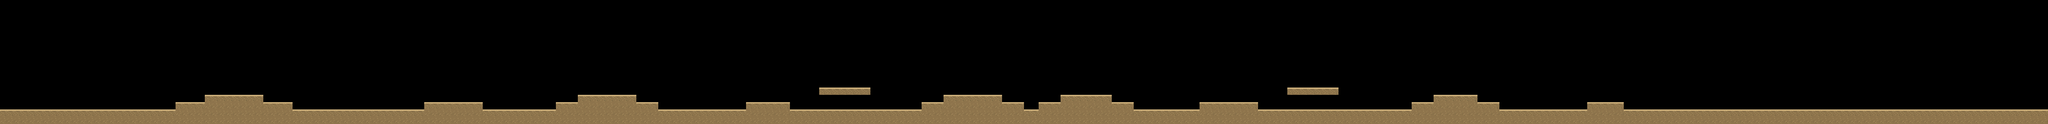

A 2D game scene composited from a Tiled map and its tileset images. What follows is a short description and the map's XML, with each tile layer's data collapsed to a summary:
An orthogonal 280x17 tile map with 32x32 px tiles, 1 tile layer (terrain) and 45 objects (6x bandage, 4x sentinel, 4x archer, 3x spearman, spawn, ...).

<map version="1.10" tiledversion="1.11.2" orientation="orthogonal" renderorder="right-down" width="280" height="17" tilewidth="32" tileheight="32" infinite="0" nextlayerid="4" nextobjectid="46">
  <tileset firstgid="1" name="paving" tilewidth="32" tileheight="32" tilecount="2" columns="2">
    <image source="paving.png" width="64" height="32" />
  </tileset>
  <layer id="1" name="terrain" width="280" height="17">
    <data>[4760 cells, 707 non-empty, 2 distinct tile ids]</data>
  </layer>
  <objectgroup id="2" name="collisions">
    <object id="1" x="0" y="480" width="8960" height="64" />
    <object id="2" x="768" y="448" width="128" height="32" />
    <object id="3" x="896" y="416" width="256" height="64" />
    <object id="4" x="1152" y="448" width="128" height="32" />
    <object id="5" x="1856" y="448" width="256" height="32" />
    <object id="6" x="2432" y="448" width="96" height="32" />
    <object id="7" x="2528" y="416" width="256" height="64" />
    <object id="8" x="2784" y="448" width="96" height="32" />
    <object id="9" x="3264" y="448" width="192" height="32" />
    <object id="10" x="3584" y="384" width="224" height="32" />
    <object id="11" x="4032" y="448" width="96" height="32" />
    <object id="12" x="4128" y="416" width="256" height="64" />
    <object id="13" x="4384" y="448" width="96" height="32" />
    <object id="14" x="6944" y="448" width="160" height="32" />
    <object id="15" x="4544" y="448" width="96" height="32" />
    <object id="16" x="4640" y="416" width="224" height="64" />
    <object id="17" x="4864" y="448" width="96" height="32" />
    <object id="18" x="5248" y="448" width="256" height="32" />
    <object id="19" x="5632" y="384" width="224" height="32" />
    <object id="20" x="6176" y="448" width="96" height="32" />
    <object id="21" x="6272" y="416" width="192" height="64" />
    <object id="22" x="6464" y="448" width="96" height="32" />
  </objectgroup>
  <objectgroup id="3" name="entities">
    <object id="23" x="112" y="480" type="spawn">
      <point />
    </object>
    <object id="24" x="7296" y="480" type="checkpoint">
      <point />
    </object>
    <object id="25" x="580" y="480" type="sentinel">
      <point />
    </object>
    <object id="26" x="1024" y="416" type="archer">
      <point />
    </object>
    <object id="27" x="1952" y="448" type="spearman">
      <point />
    </object>
    <object id="28" x="2640" y="416" type="archer">
      <point />
    </object>
    <object id="29" x="3330" y="448" type="sentinel">
      <point />
    </object>
    <object id="30" x="3696" y="384" type="archer">
      <point />
    </object>
    <object id="31" x="4272" y="416" type="spearman">
      <point />
    </object>
    <object id="32" x="4736" y="416" type="archer">
      <point />
    </object>
    <object id="33" x="5360" y="448" type="sentinel">
      <point />
    </object>
    <object id="34" x="6080" y="480" type="spearman">
      <point />
    </object>
    <object id="35" x="7008" y="448" type="sentinel">
      <point />
    </object>
    <object id="36" x="8248" y="480" type="mounted_commander">
      <point />
    </object>
    <object id="37" x="1300" y="452" type="bandage" width="24" height="28" />
    <object id="38" x="2900" y="452" type="bandage" width="24" height="28" />
    <object id="39" x="3820" y="452" type="bandage" width="24" height="28" />
    <object id="40" x="5504" y="452" type="bandage" width="24" height="28" />
    <object id="41" x="7160" y="452" type="bandage" width="24" height="28" />
    <object id="42" x="7960" y="452" type="bandage" width="24" height="28" />
    <object id="43" x="7584" y="224" type="arena" width="832" height="256" />
    <object id="44" x="8416" y="224" type="gate" width="32" height="256" />
    <object id="45" x="8704" y="370" type="exit" width="128" height="110" />
  </objectgroup>
</map>
